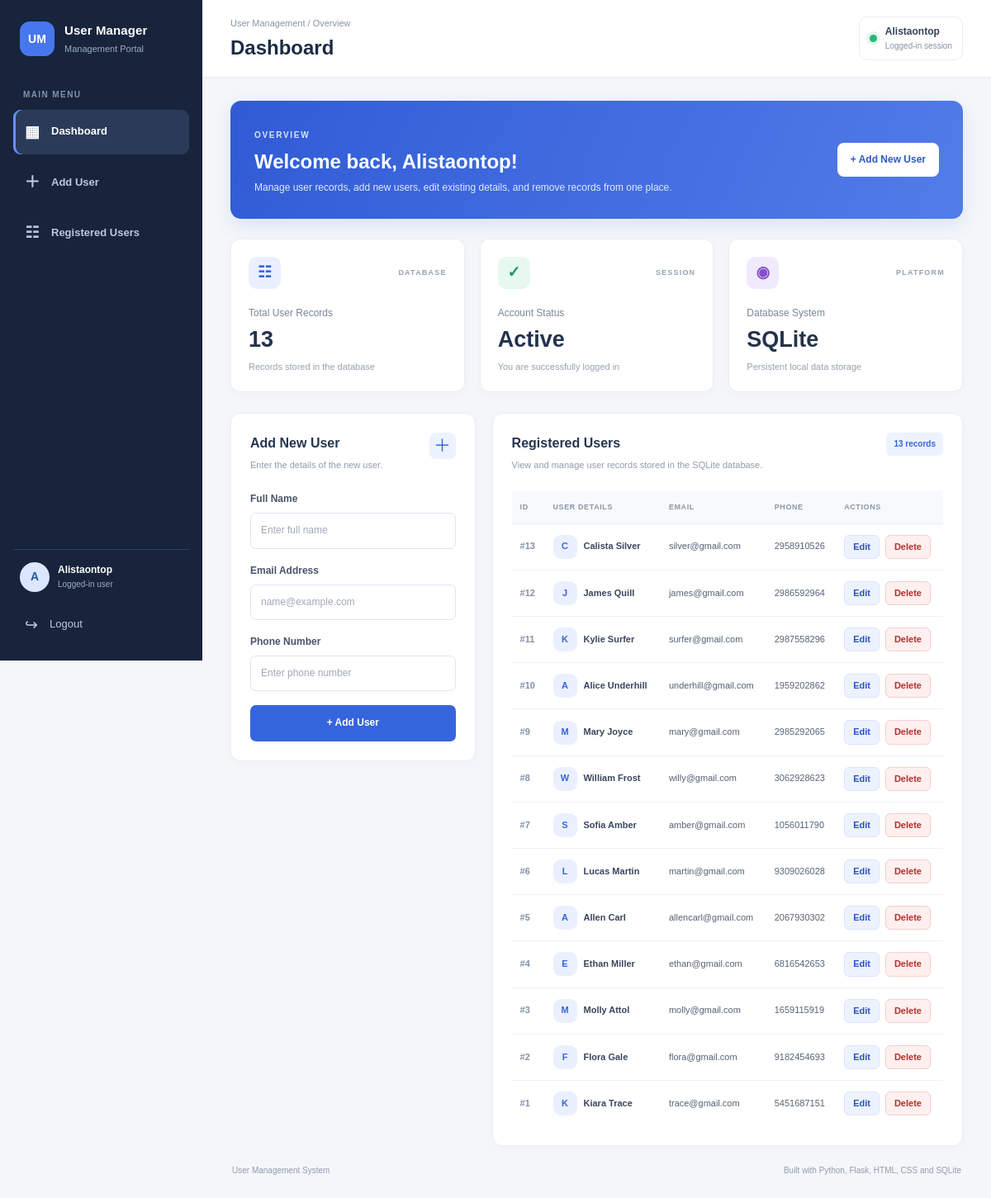
The app's page /dashboard (signed in), older data.
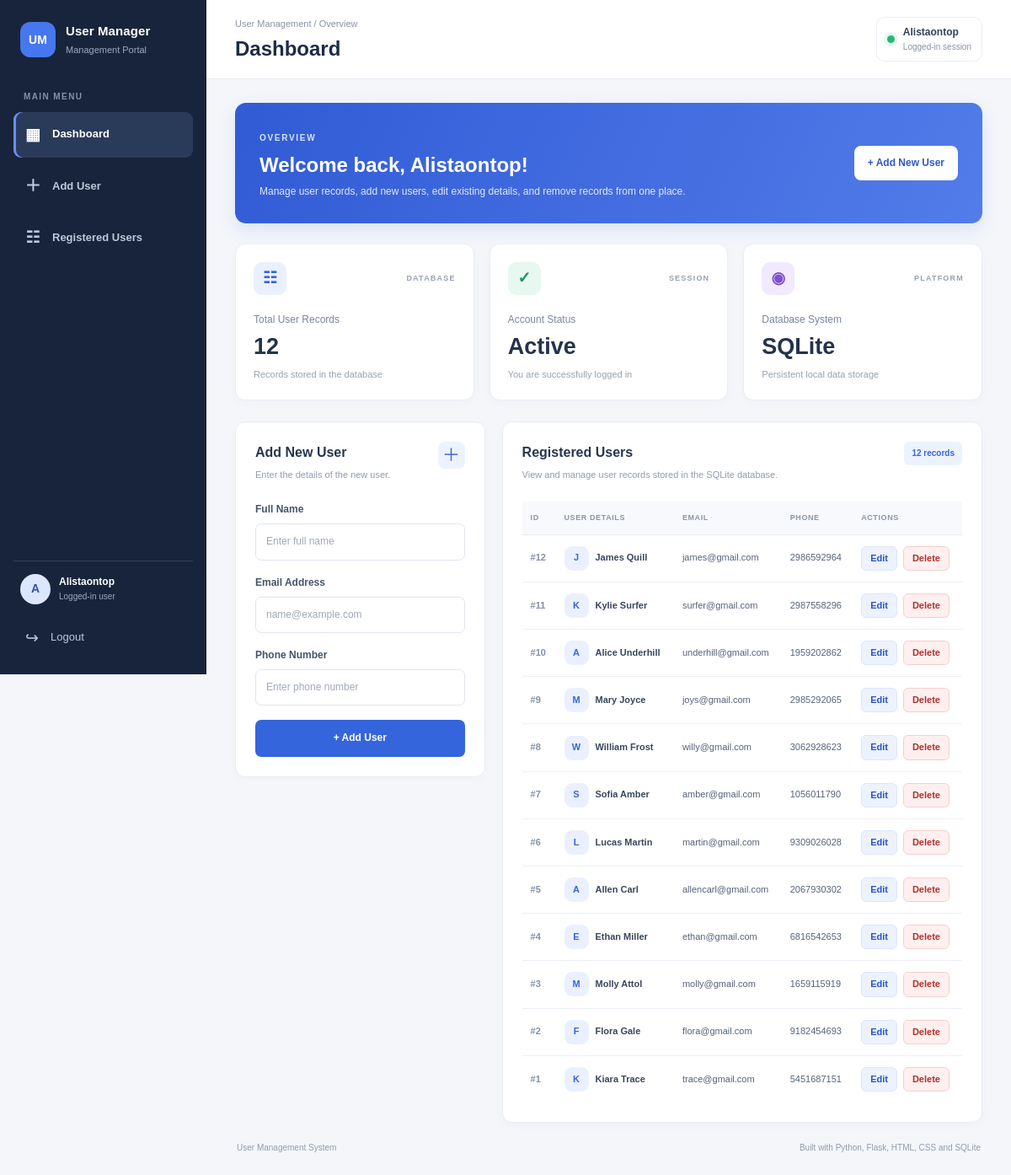
The same page, newer data.
### tables this page shows
CREATE TABLE users (
            id INTEGER PRIMARY KEY AUTOINCREMENT,
            name TEXT NOT NULL,
            email TEXT NOT NULL,
            phone TEXT NOT NULL
        );

### app.py (the view, shortened to what this page needs)
@app.route("/dashboard", methods=["GET", "POST"])
@login_required
def dashboard():
    return render_template(
        "dashboard.html",
        username=session["user"],
        users=get_all_users(),
    )

### app.py (called while the page is built)
def get_db_connection():
    connection = sqlite3.connect(DATABASE)
    connection.row_factory = sqlite3.Row
    return connection

def login_required(view_function):
    @wraps(view_function)
    def wrapped_view(*args, **kwargs):
        if not session.get("user"):
            flash(
                "Please log in to access this page.",
                "error",
            )
            return redirect(url_for("login"))
        return view_function(*args, **kwargs)
    return wrapped_view

def get_all_users():
    connection = get_db_connection()
    try:
        users = connection.execute("""
            SELECT id, name, email, phone
            FROM users
            ORDER BY id DESC
        """).fetchall()
        return users
    finally:
        connection.close()

### templates/dashboard.html (shortened to what this page needs)
<!DOCTYPE html>
<html lang="en">
<head>
    <link rel="stylesheet"
          href="{{ url_for('static', filename='style.css') }}">
</head>
<body class="dashboard-page">
    <div class="dashboard-layout">
        <aside class="sidebar">
            <a href="{{ url_for('dashboard') }}" class="brand">
                <span class="brand-icon">UM</span>
                <span class="brand-text">
                    <strong>User Manager</strong>
                    <small>Management Portal</small>
                </span>
            </a>
            <div class="sidebar-label">MAIN MENU</div>
            <nav class="sidebar-nav">
                <a href="#overview" class="nav-link active">
                    <span class="nav-icon">▦</span>
                    <span>Dashboard</span>
                </a>
                <a href="#add-user" class="nav-link">
                    <span class="nav-icon">＋</span>
                    <span>Add User</span>
                </a>
                <a href="#registered-users" class="nav-link">
                    <span class="nav-icon">☷</span>
                    <span>Registered Users</span>
                </a>
            </nav>
            <div class="sidebar-bottom">
                <div class="sidebar-user">
                    <div class="avatar">
                        {{ username[0]|upper }}
                    </div>
                    <div class="sidebar-user-info">
                        <strong>{{ username }}</strong>
                        <small>Logged-in user</small>
                    </div>
                </div>
                <a href="{{ url_for('logout') }}" class="sidebar-logout">
                    <span class="nav-icon">↪</span>
                    Logout
                </a>
            </div>
        </aside>
        <main class="main-content">
            <header class="topbar">
                <div>
                    <p class="breadcrumb">
                        User Management / Overview
                    </p>
                    <h1>Dashboard</h1>
                </div>
                <div class="topbar-profile">
                    <div class="status-dot"></div>
                    <div>
                        <strong>{{ username }}</strong>
                        <small>Logged-in session</small>
                    </div>
                </div>
            </header>
            <div class="dashboard-content" id="overview">
                <section class="welcome-banner">
                    <div>
                        <span class="welcome-label">OVERVIEW</span>
                        <h2>Welcome back, {{ username }}!</h2>
                        <p>
                            Manage user records, add new users,
                            edit existing details, and remove
                            records from one place.
                        </p>
                    </div>
                    <a href="#add-user" class="welcome-action">
                        + Add New User
                    </a>
                </section>
                <section class="stats-grid">
                    <article class="stat-card">
                        <div class="stat-card-top">
                            <span class="stat-icon blue-icon">☷</span>
                            <span class="stat-caption">DATABASE</span>
                        </div>
                        <p class="stat-title">Total User Records</p>
                        <h3>{{ users|length }}</h3>
                        <p class="stat-description">
                            Records stored in the database
                        </p>
                    </article>
                    <article class="stat-card">
                        <div class="stat-card-top">
                            <span class="stat-icon green-icon">✓</span>
                            <span class="stat-caption">SESSION</span>
                        </div>
                        <p class="stat-title">Account Status</p>
                        <h3>Active</h3>
                        <p class="stat-description">
                            You are successfully logged in
                        </p>
                    </article>
                    <article class="stat-card">
                        <div class="stat-card-top">
                            <span class="stat-icon purple-icon">◉</span>
                            <span class="stat-caption">PLATFORM</span>
                        </div>
                        <p class="stat-title">Database System</p>
                        <h3>SQLite</h3>
                        <p class="stat-description">
                            Persistent local data storage
                        </p>
                    </article>
                </section>
                <div class="dashboard-grid">
                    <section class="content-card" id="add-user">
                        <div class="card-heading">
                            <div>
                                <h2>Add New User</h2>
                                <p>
                                    Enter the details of the new user.
                                </p>
                            </div>
                            <span class="heading-icon">＋</span>
                        </div>
                        <form action="{{ url_for('dashboard') }}"
                              method="POST"
                              class="user-form">
                            <div class="form-group">
                                <label for="name">Full Name</label>
                                <input
                                    type="text"
                                    id="name"
                                    name="name"
                                    maxlength="100"
                                    placeholder="Enter full name"
                                    required
                                >
                            </div>
                            <div class="form-group">
                                <label for="email">Email Address</label>
                                <input
                                    type="email"
                                    id="email"
                                    name="email"
                                    maxlength="254"
                                    placeholder="name@example.com"
                                    required
                                >
                            </div>
                            <div class="form-group">
                                <label for="phone">Phone Number</label>
                                <input
                                    type="tel"
                                    id="phone"
                                    name="phone"
                                    maxlength="30"
                                    placeholder="Enter phone number"
                                    required
                                >
                            </div>
                            <button type="submit"
                                    class="primary-button">
                                + Add User
                            </button>
                        </form>
                    </section>
                    <section class="content-card users-card"
                             id="registered-users">
                        <div class="card-heading">
                            <div>
                                <h2>Registered Users</h2>
                                <p>
                                    View and manage user records stored
                                    in the SQLite database.
                                </p>
                            </div>
                            <span class="record-count">
                                {{ users|length }} records
                            </span>
                        </div>
                        {% if users %}
                            <div class="table-wrapper">
                                <table class="dashboard-table">
                                    <thead>
                                        <tr>
                                            <th>ID</th>
                                            <th>User Details</th>
                                            <th>Email</th>
                                            <th>Phone</th>
                                            <th>Actions</th>
                                        </tr>
                                    </thead>
                                    <tbody>
                                        {% for user in users %}
                                            <tr>
                                                <td>
                                                    <span class="user-id">
                                                        #{{ user["id"] }}
                                                    </span>
                                                </td>
                                                <td>
                                                    <div class="table-user">
                                                        <span class="table-avatar">
                                                            {% if user["name"] %}
                                                                {{ user["name"][0]|upper }}
                                                            {% else %}
                                                                U
                                                            {% endif %}
                                                        </span>
                                                        <strong>
                                                            {{ user["name"] }}
                                                        </strong>
                                                    </div>
                                                </td>
                                                <td class="email-cell">
                                                    {{ user["email"] }}
                                                </td>
                                                <td>
                                                    {{ user["phone"] }}
                                                </td>
                                                <td>
                                                    <div class="action-buttons">
                                                        <a
                                                            href="{{ url_for('edit_user', user_id=user['id']) }}"
                                                            class="action-button"
                                                            aria-label="Edit {{ user['name'] }}"
                                                        >
                                                            Edit
                                                        </a>
                                                        <form
                                                            action="{{ url_for('delete_user', user_id=user['id']) }}"
                                                            method="POST"
                                                            class="action-form"
                                                            onsubmit="return confirm('Are you sure you want to delete this user record? This action cannot be undone.');"
                                                        >
                                                            <button
                                                                type="submit"
                                                                class="action-button delete-button"
                                                            >
                                                                Delete
                                                            </button>
                                                        </form>
                                                    </div>
                                                </td>
                                            </tr>
                                        {% endfor %}
                                    </tbody>
                                </table>
                            </div>
                        {% endif %}
                    </section>
                </div>
                <footer class="dashboard-footer">
                    <p>User Management System</p>
                    <p>
                        Built with Python, Flask, HTML, CSS and SQLite
                    </p>
                </footer>
            </div>
        </main>
    </div>
</body>
</html>

Row changes from the older to the newer data that the page shows:
removed users: id "13", name "C", name "Calista Silver", email "silver@gmail.com", phone "2958910526"
changed users "Mary Joyce": email "mary@gmail.com" → "joys@gmail.com"
Text that changed along with them:
{{ users|length }}: "13" → "12"
